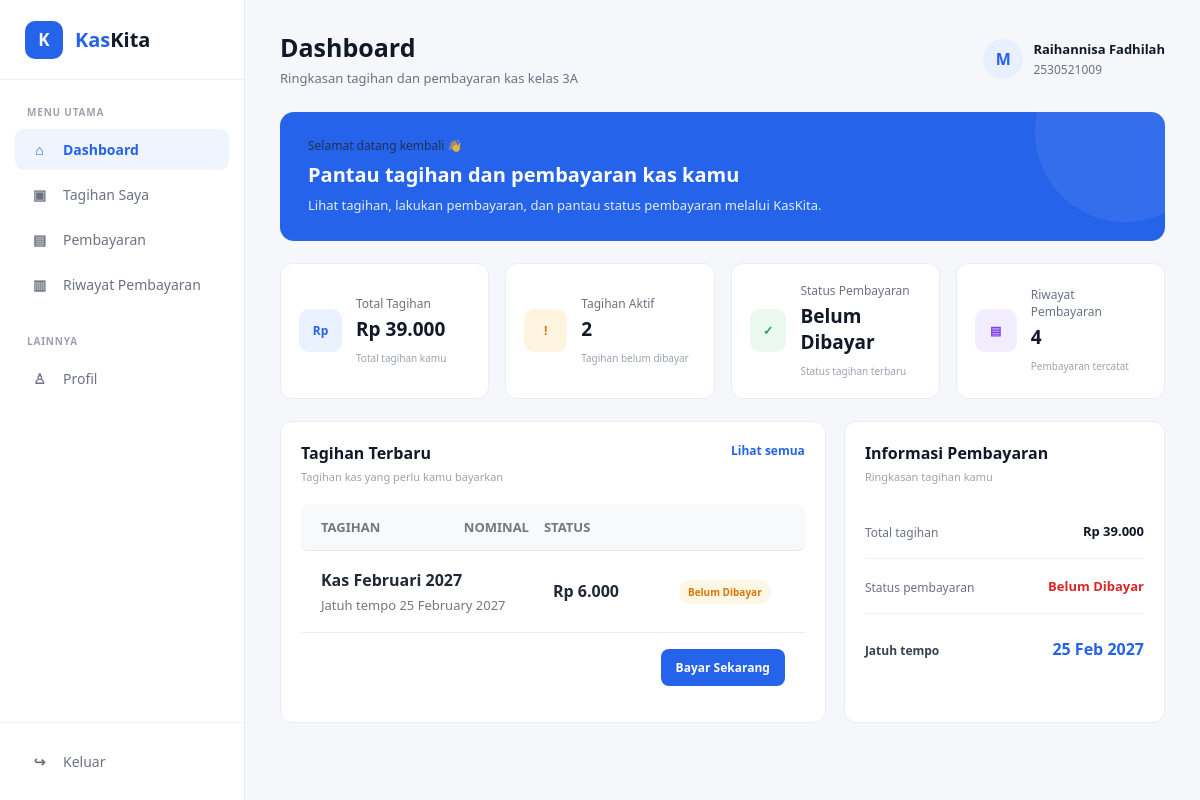
Screenshot of /pages/dashboard_mahasiswa.php (signed in) with the database file from the repository.
### tables this page shows
CREATE TABLE `mahasiswa` (
  `id_mahasiswa` int NOT NULL,
  `id_user` int NOT NULL,
  `nim` varchar(20) NOT NULL,
  `nama_mahasiswa` varchar(100) NOT NULL,
  `no_hp` varchar(15) DEFAULT NULL,
  `status` enum('Aktif','Nonaktif') DEFAULT 'Aktif'
);

CREATE TABLE `tagihan_kas` (
  `id_tagihan` int NOT NULL,
  `nama_tagihan` varchar(100) NOT NULL,
  `nominal_tagihan` decimal(12,2) NOT NULL,
  `tanggal_tagihan` date NOT NULL,
  `tanggal_jatuh_tempo` date NOT NULL,
  `status_tagihan` enum('aktif','selesai') DEFAULT 'aktif'
);

### pages/dashboard_mahasiswa.php (the view, shortened to what the rows shown need)
<?php
require_once '../classes/Mahasiswa.php';
$db = new Database();
$conn = $db->connect();
$id_user = $_SESSION['id_user'];
$stmt = $conn->prepare("
    SELECT
        id_mahasiswa,
        nim,
        nama_mahasiswa,
        no_hp,
        status
    FROM mahasiswa
    WHERE id_user = ?
");
$stmt->bind_param("i", $id_user);
$stmt->execute();
$result = $stmt->get_result();
$mahasiswa = $result->fetch_assoc();
$mahasiswaObj = new Mahasiswa(
    $id_user,
    $mahasiswa['nim'],
    null,
    'mahasiswa',
    $mahasiswa['nama_mahasiswa'],
    $mahasiswa['id_mahasiswa'],
    $mahasiswa['nim'],
    $mahasiswa['nama_mahasiswa'],
    $mahasiswa['no_hp'],
    $mahasiswa['status']
);
$tagihan = [];
$queryTagihan = "
    SELECT
        tm.id_tagihan_mahasiswa,
        tm.id_tagihan,
        tk.nama_tagihan,
        tk.nominal_tagihan,
        tk.tanggal_tagihan,
        tk.tanggal_jatuh_tempo,
        (
            SELECT p.status_pembayaran
            FROM pembayaran p
            WHERE p.id_tagihan_mahasiswa = tm.id_tagihan_mahasiswa
            ORDER BY p.id_pembayaran DESC
            LIMIT 1
        ) AS status_pembayaran
    FROM tagihan_mahasiswa tm
    JOIN tagihan_kas tk
        ON tm.id_tagihan = tk.id_tagihan
    WHERE tm.id_mahasiswa = ?
      AND tk.status_tagihan = 'aktif'
    ORDER BY tk.tanggal_jatuh_tempo DESC
";
$stmtTagihan = $conn->prepare($queryTagihan);
$stmtTagihan->bind_param(
    "i",
    $mahasiswa['id_mahasiswa']
);
$stmtTagihan->execute();
$resultTagihan = $stmtTagihan->get_result();
while ($row = $resultTagihan->fetch_assoc()) {
    $status = 'Belum Dibayar';
    if ($row['status_pembayaran'] === 'disetujui') {
        $status = 'Sudah Dibayar';
    } elseif ($row['status_pembayaran'] === 'menunggu') {
        $status = 'Menunggu Verifikasi';
    } elseif ($row['status_pembayaran'] === 'ditolak') {
        $status = 'Ditolak';
    }
    $tagihan[] = [
        'id_tagihan_mahasiswa' => $row['id_tagihan_mahasiswa'],
        'id_tagihan' => $row['id_tagihan'],
        'nama' => $row['nama_tagihan'],
        'nominal' => $row['nominal_tagihan'],
        'tanggal_tagihan' => $row['tanggal_tagihan'],
        'jatuh_tempo' => $row['tanggal_jatuh_tempo'],
        'status' => $status
    ];
}
if (count($tagihan) > 0) {
    $tagihanTerbaru = $tagihan[0];
} else {
    $tagihanTerbaru = null;
}
if ($tagihanTerbaru) {
    $namaTagihanTerbaru =
        $tagihanTerbaru['nama'];
    $nominalTagihanTerbaru =
        $tagihanTerbaru['nominal'];
    $jatuhTempoTerbaru =
        $tagihanTerbaru['jatuh_tempo'];
    $statusTagihanTerbaru =
        $tagihanTerbaru['status'];
    $idTagihanMahasiswaTerbaru =
        $tagihanTerbaru['id_tagihan_mahasiswa'];
} else {
    $namaTagihanTerbaru = '-';
    $nominalTagihanTerbaru = 0;
    $jatuhTempoTerbaru = null;
    $statusTagihanTerbaru = '-';
    $idTagihanMahasiswaTerbaru = 0;
}
?>
<!DOCTYPE html>
<html lang="id">
<head>
    <link rel="stylesheet" href="/kaskita/assets/css/style.css">
</head>
<body>
    <div class="app">
        <main class="main-content">
            <header class="topbar">
                <div class="page-title">
                    <h1>
                        Dashboard
                    </h1>
                </div>
                <div class="profile">
                    <div class="profile-info">
                        <strong>
                            <?php
                            echo htmlspecialchars(
                                $mahasiswaObj->getNamaMahasiswa()
                            );
                            ?>
                        </strong>
                        <span>
                            <?php
                            echo htmlspecialchars(
                                $mahasiswaObj->getNim()
                            );
                            ?>
                        </span>
                    </div>
                </div>
            </header>
            <section class="welcome">
                <div class="welcome-text">
                    <h2>
                        Pantau tagihan dan pembayaran kas kamu
                    </h2>
                </div>
            </section>
            <section class="dashboard-grid">
                <div class="dashboard-card payment-card student-bill-card">
                    <div class="payment-table student-bill-table">
                        <?php if ($tagihanTerbaru): ?>
                            <div class="student-payment-row">
                                <div>
                                    <strong>
                                        <?php
                                        echo htmlspecialchars(
                                            $namaTagihanTerbaru
                                        );
                                        ?>
                                    </strong>
                                    <small>
                                        Jatuh tempo
                                        <?php
                                        echo date(
                                            'd F Y',
                                            strtotime(
                                                $jatuhTempoTerbaru
                                            )
                                        );
                                        ?>
                                    </small>
                                </div>
                                <div>
                                    <strong>
                                        Rp
                                        <?php
                                        echo number_format(
                                            $nominalTagihanTerbaru,
                                            0,
                                            ',',
                                            '.'
                                        );
                                        ?>
                                    </strong>
                                </div>
                                <div>
                                    <?php if (
                                        $statusTagihanTerbaru === 'Sudah Dibayar'
                                    ): ?>
                                        <span class="status approved-status">
                                            Sudah Dibayar
                                        </span>
                                    <?php elseif (
                                        $statusTagihanTerbaru === 'Menunggu Verifikasi'
                                    ): ?>
                                        <span class="status waiting-status">
                                            Menunggu Verifikasi
                                        </span>
                                    <?php elseif (
                                        $statusTagihanTerbaru === 'Ditolak'
                                    ): ?>
                                        <span class="status rejected-status">
                                            Ditolak
                                        </span>
                                    <?php else: ?>
                                        <span class="status waiting-status">
                                            Belum Dibayar
                                        </span>
                                    <?php endif; ?>
                                </div>
                            </div>
                            <div class="card-footer">
                                <?php if (
                                    $statusTagihanTerbaru === 'Belum Dibayar' ||
                                    $statusTagihanTerbaru === 'Ditolak'
                                ): ?>
                                    <a href="pembayaran_mahasiswa.php?id_tagihan_mahasiswa=<?= $idTagihanMahasiswaTerbaru ?>"
                                        class="btn-primary">
                                        <?php
                                        echo $statusTagihanTerbaru === 'Ditolak'
                                            ? 'Bayar Ulang'
                                            : 'Bayar Sekarang';
                                        ?>
                                    </a>
                                <?php elseif (
                                    $statusTagihanTerbaru === 'Menunggu Verifikasi'
                                ): ?>
                                    <span style="color:#777;">
                                        Menunggu Verifikasi
                                    </span>
                                <?php else: ?>
                                    <span style="color:#777;">
                                        Selesai
                                    </span>
                                <?php endif; ?>
                            </div>
                        <?php endif; ?>
                    </div>
                </div>
                <div class="dashboard-card">
                    <div class="cash-info">
                        <div class="cash-row total">
                            <div>
                                <span class="cash-label">
                                </span>
                            </div>
                            <strong>
                                <?php if ($jatuhTempoTerbaru): ?>
                                    <?php
                                    echo date(
                                        'd M Y',
                                        strtotime(
                                            $jatuhTempoTerbaru
                                        )
                                    );
                                    ?>
                                <?php else: ?>
                                    -
                                <?php endif; ?>
                            </strong>
                        </div>
                    </div>
                </div>
            </section>
        </main>
    </div>
</body>
</html>

### rows the page displays
mahasiswa: nama_mahasiswa "Raihannisa Fadhilah", nim "2530521009"
tagihan_kas: nama_tagihan "Kas Februari 2027", tanggal_jatuh_tempo "25 February 2027", nominal_tagihan "6.000", tanggal_jatuh_tempo "25 Feb 2027"

### other values shown
$totalTagihan "39.000"
$totalTagihanAktif "2"
$statusPembayaranTerbaru "Belum Dibayar"
$jumlahRiwayatPembayaran "4"
